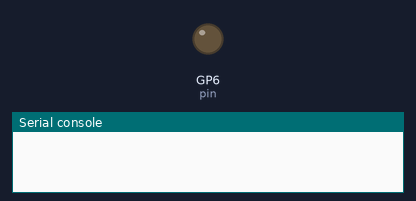
A program run on a simulated Raspberry Pi Pico running MicroPython. On the bench: output pins drawn as LEDs (lit = HIGH), the last lines printed to the serial console. At 9.0 s the program stops and its outputs stay as they are.

Above: at 0.1 s.
At 3.1 s:
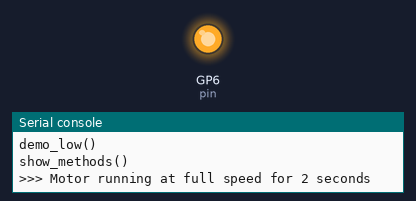
At 7.1 s:
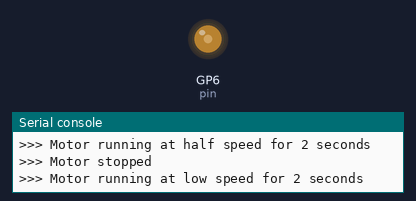
Timing chart, 0 to 10.5 s (numbered marks = the images above):
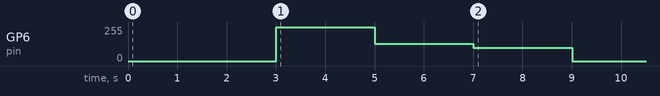

Measured:
- by itself, GP6 (pin): 0/255 → 255/255 at 3.0 s, → 128/255 2.0 s later, → 100/255 2.0 s later, → 0/255 2.0 s later

The program:

main.py
```python
# MicroPython v1.23.0
# -*- coding: utf-8 -*-
# @Time    : 2025/8/26 上午11:41
# @Author  : 缪贵成
# @File    : main.py
# @Description : 震动马达驱动测试文件

# ======================================== 导入相关模块 =========================================

import time
from vibration_motor import VibrationMotor

# ======================================== 全局变量 ============================================

# ======================================== 功能函数 ============================================


def demo_full() -> None:
    """
    震动马达全速运行演示 2 秒。
    Notes:
        调用 motor.on() 开启全速，sleep 2 秒后关闭。
        可用于 REPL 交互测试马达全速运行。

    ==========================================

    Demonstrate vibration motor running at full speed for 2 seconds.
    Notes:
        Uses motor.on() to run at full speed, then stops after 2 seconds.
        Suitable for interactive REPL testing.
    """
    print(">>> Motor running at full speed for 2 seconds")
    motor.on()
    time.sleep(2)
    motor.off()
    print(">>> Motor stopped")


def demo_half() -> None:
    """
    震动马达半速运行演示 2 秒。

    Notes:
        调用 motor.set_brightness(512) 设置半速，sleep 2 秒后关闭。
        可用于 REPL 交互测试马达中速运行。

    ==========================================

    Demonstrate vibration motor running at half speed for 2 seconds.

    Notes:
        Uses motor.set_brightness(512) for half speed, then stops after 2 seconds.
        Suitable for interactive REPL testing.
    """
    print(">>> Motor running at half speed for 2 seconds")
    motor.set_brightness(512)
    time.sleep(2)
    motor.off()
    print(">>> Motor stopped")


def demo_low() -> None:
    """
    震动马达低速运行演示 2 秒。

    Notes:
        调用 motor.set_brightness(400) 设置低速，sleep 2 秒后关闭。
        可用于 REPL 交互测试马达低速运行。

    ==========================================

    Demonstrate vibration motor running at low speed for 2 seconds.

    Notes:
        Uses motor.set_brightness(400) for low speed, then stops after 2 seconds.
        Suitable for interactive REPL testing.
    """
    print(">>> Motor running at low speed for 2 seconds")
    motor.set_brightness(400)
    time.sleep(2)
    motor.off()
    print(">>> Motor stopped")


def show_methods() -> None:
    """
    打印 REPL 可用操作方法列表。

    Notes:
        显示 motor 对象的方法以及 demo_* 演示函数。
        适合用户在 REPL 中快速了解可用操作。

    ==========================================

    Print the list of available REPL methods.

    Notes:
        Shows motor object methods and demo_* functions.
        Useful for interactive REPL guidance.
    """
    print("Available methods:")
    print("motor.on()")
    print("motor.off()")
    print("motor.toggle()")
    print("motor.set_brightness(duty)")
    print("motor.get_state()")
    print("demo_full()")
    print("demo_half()")
    print("demo_low()")
    print("show_methods()")


# ======================================== 自定义类 ============================================

# ======================================== 初始化配置 ==========================================

time.sleep(3)
print("FreakStudio:Vibration motor test")

# 默认引脚 12，PWM 频率 1000Hz
motor = VibrationMotor(pin=6, pwm_freq=1000)

# ========================================  主程序  ===========================================

# 打印可以操作的方法
show_methods()
# 操作马达以不同强度工作
demo_full()
demo_half()
demo_low()
```

vibration_motor.py
```python
# (licence header left out)
__version__ = "0.1.0"
__author__ = "缪贵成"
__license__ = "MIT"
__platform__ = "MicroPython v1.23"

# ======================================== 导入相关模块 =========================================

from machine import Pin, PWM

# ======================================== 全局变量 ============================================

# ======================================== 功能函数 ============================================

# ======================================== 自定义类 ============================================


class VibrationMotor:
    """
    震动马达控制类，提供开关控制和 PWM 强度调节功能。
    Attributes:
        _digital (Pin): 控制引脚对象。
        _pwm (PWM): PWM 对象，用于强度调节。
        _state (bool): 当前震动状态，True=震动中，False=停止。

    Methods:
        __init__(pin: int, pwm_freq: int = 1000) -> None: 初始化震动马达。
        on() -> None: 启动震动马达（全速）。
        off() -> None: 停止震动马达。
        toggle() -> None: 切换震动状态。
        set_brightness(duty: int) -> None: 设置震动强度（0-1023）。
        get_state() -> bool: 获取当前状态。
        digital() -> Pin: 返回控制引脚对象。
        pwm() -> PWM: 返回 PWM 对象。

    Notes:
        PWM 分辨率为 10 位（0–1023），在 Pico 上使用 duty_u16 映射为 16 位。
        调用 PWM 方法非 ISR-safe。
        初始化时马达默认停止。

    ==========================================

    Vibration motor driver class, supports on/off and PWM intensity control.

    Attributes:
        _digital (Pin): Control pin object.
        _pwm (PWM): PWM object for intensity.
        _state (bool): Current state, True=ON, False=OFF.

    Methods:
        __init__(pin: int, pwm_freq: int = 1000) -> None: Initialize vibration motor.
        on() -> None: Turn on motor at full speed.
        off() -> None: Turn off motor.
        toggle() -> None: Toggle motor state.
        set_brightness(duty: int) -> None: Set intensity (0-1023).
        get_state() -> bool: Get current state.
        digital() -> Pin: Return control Pin object.
        pwm() -> PWM: Return PWM object.

    Notes:
        PWM resolution 10-bit (0–1023).
        PWM calls not ISR-safe.
        Default state is OFF.
    """

    def __init__(self, pin: int, pwm_freq: int = 1000):
        """
        初始化震动马达。

        Args:
            pin (int): 控制引脚号。
            pwm_freq (int, optional): PWM 频率，默认 1000Hz。

        Notes:
            初始化时马达默认停止。

        ==========================================
        Initialize vibration motor.

        Args:
            pin (int): Control pin number.
            pwm_freq (int, optional): PWM frequency in Hz, default 1000.

        Notes:
            Motor is OFF by default after initialization.
        """
        self._digital = Pin(pin, Pin.OUT)
        self._pwm = PWM(self._digital)
        self._pwm.freq(pwm_freq)
        self._pwm.duty_u16(0)
        self._state = False

    def on(self) -> None:
        """
        启动震动马达（全速）。

        Notes:
            设置 PWM 占空比为最大值 1023。
        ==========================================

        Turn on motor at full speed.

        Notes:
            Sets PWM duty to maximum (1023).
        """
        self._pwm.duty_u16(1023 * 64)
        self._state = True

    def off(self) -> None:
        """
        停止震动马达。

        Notes:
            设置 PWM 占空比为 0。
        ==========================================

        Turn off motor.
        Notes:
            Sets PWM duty to 0.
        """
        self._pwm.duty_u16(0)
        self._state = False

    def toggle(self) -> None:
        """
        切换震动马达状态。

        Notes:
            根据当前状态调用 on() 或 off()。

        ==========================================

        Toggle motor state.

        Notes:
            Calls on() if currently OFF, or off() if currently ON.
        """
        if self._state:
            self.off()
        else:
            self.on()

    def set_brightness(self, duty: int) -> None:
        """
        设置震动强度。

        Args:
            duty (int): PWM 占空比，范围 0–1023。

        Raises:
            ValueError: duty 超出 0-1023 范围。

        Notes:
            不改变 _state，只调节强度。

        ==========================================

        Set vibration intensity.

        Args:
            duty (int): PWM duty cycle, range 0–1023.

        Raises:
            ValueError: If duty is outside 0-1023.

        Notes:
            Does not change _state, only adjusts intensity.
        """
        if not (0 <= duty <= 1023):
            raise ValueError("PWM duty must be 0-1023")
        self._pwm.duty_u16(duty * 64)  # 修改为 Pico 兼容

    def get_state(self) -> bool:
        """
        获取当前震动马达状态。

        Returns:
            bool: True 表示震动中，False 表示停止。

        ==========================================

        Get current motor state.

        Returns:
            bool: True=ON, False=OFF.

        """
        return self._state

    @property
    def digital(self) -> Pin:
        """
        返回绑定的控制引脚对象。
        Returns:
            Pin: 控制引脚对象。
        ==========================================

        Return control Pin object.
        Returns:
            Pin: Control pin.
        """
        return self._digital

    @property
    def pwm(self) -> PWM:
        """
        返回绑定的 PWM 对象。
        Returns:
            PWM: PWM 对象，用于强度调节。

        ==========================================
        Return PWM object.
        Returns:
            PWM: PWM object.
        """
        return self._pwm


# ======================================== 初始化配置 ==========================================

# ========================================  主程序  ===========================================
```
